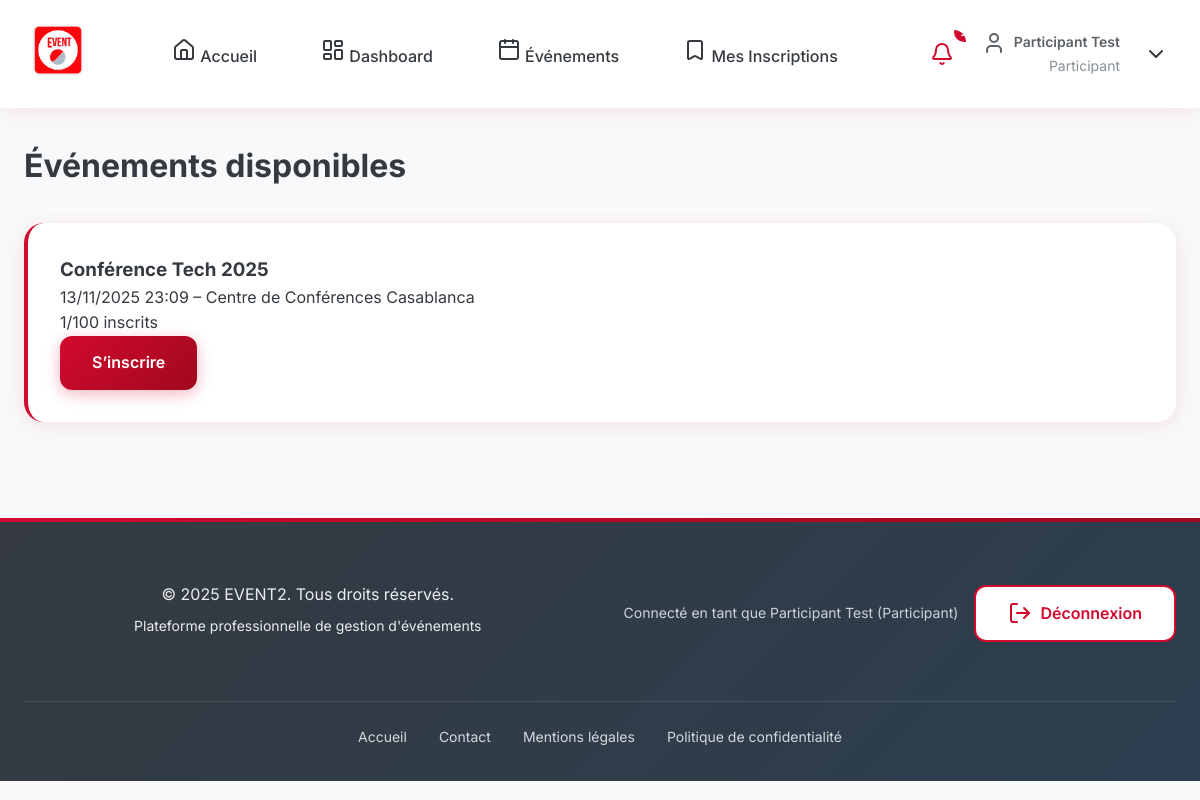
Screenshot of /participant/evenements.php (signed in) with the database file from the repository.
### tables this page shows
CREATE TABLE evenements (
    id INT PRIMARY KEY AUTO_INCREMENT,
    titre VARCHAR(255) NOT NULL,
    description TEXT,
    date_debut DATETIME NOT NULL,
    date_fin DATETIME,
    lieu VARCHAR(255),
    places_max INT,
    prix DECIMAL(10,2) DEFAULT 0.00,
    organisateur_id INT NOT NULL,
    statut ENUM('brouillon', 'en_attente', 'publie', 'actif', 'termine', 'annule') DEFAULT 'brouillon',
    date_creation DATETIME DEFAULT CURRENT_TIMESTAMP,
    organisateur_exclusif BOOLEAN DEFAULT TRUE
);

### participant/evenements.php (the view, shortened to what this page needs)
<?php
$db = Database::getInstance();
$stmt = $db->prepare("
    SELECT e.id, e.titre, e.date_debut, e.lieu, e.statut,
      (SELECT COUNT(*) FROM inscriptions i WHERE i.evenement_id = e.id) AS inscrits,
      e.places_max
    FROM evenements e
    WHERE e.statut = 'publie'
    ORDER BY e.date_debut
");
$stmt->execute();
$events = $stmt->fetchAll();
include '../includes/header.php';
?>
<main class="dashboard">
  <div class="container">
    <h1>Événements disponibles</h1>
    <?php if (empty($events)): ?>
      <p>Aucun événement publié pour le moment.</p>
    <?php else: ?>
      <div class="dashboard-grid">
        <?php foreach ($events as $e): ?>
          <div class="card">
            <h3><?= htmlspecialchars($e['titre']) ?></h3>
            <p><?= date('d/m/Y H:i', strtotime($e['date_debut'])) ?> – <?= htmlspecialchars($e['lieu']) ?></p>
            <p>
              <?= $e['inscrits'] ?>/<?= $e['places_max'] ?? '∞' ?> inscrits
            </p>
            <?php if ($e['inscrits'] < $e['places_max']): ?>
              <a href="inscriptions.php?event_id=<?= $e['id'] ?>"
                 class="btn btn-primary">S’inscrire</a>
            <?php else: ?>
              <button class="btn btn-secondary" disabled>Complet</button>
            <?php endif; ?>
          </div>
        <?php endforeach; ?>
      </div>
    <?php endif; ?>
  </div>
</main>
<?php include '../includes/footer.php'; ?>

### assets/css/style.css (style rules this page uses)
:root { --cerise-primary: #D20A2E; --cerise-dark: #A0081F; --cerise-light: #E63954; --white: #FFFFFF; --grey-light: #F8F9FA; --grey-medium: #6C757D; --grey-dark: #343A40; --shadow: rgba(210, 10, 46, 0.1); --gradient: linear-gradient(135deg, var(--cerise-primary) 0%, var(--cerise-dark) 100%); }
* { margin: 0; padding: 0; box-sizing: border-box; }
body { font-family: 'Inter', 'Segoe UI', Tahoma, Geneva, Verdana, sans-serif; line-height: 1.6; color: var(--grey-dark); background: var(--grey-light); font-size: 16px; }
.container { max-width: 1200px; margin: 0 auto; padding: 0 1.5rem; }
.btn { display: inline-flex; align-items: center; gap: 0.5rem; padding: 0.875rem 2rem; font-weight: 600; text-decoration: none; border-radius: 12px; transition: all 0.3s ease; cursor: pointer; border: none; font-size: 1rem; position: relative; overflow: hidden; }
.btn-primary { background: var(--gradient); color: var(--white); box-shadow: 0 4px 15px rgba(210, 10, 46, 0.3); }
.dashboard { padding: 2rem 0; }
.dashboard-grid { display: grid; grid-template-columns: repeat(auto-fit, minmax(300px, 1fr)); gap: 2rem; margin-top: 2rem; }
.card { background: var(--white); padding: 2rem; border-radius: 20px; box-shadow: 0 4px 20px var(--shadow); transition: transform 0.3s ease; border-left: 4px solid var(--cerise-primary); }
.card { position: relative; overflow: hidden; }
.card::before { content: ''; position: absolute; top: 0; left: -100%; width: 100%; height: 100%; background: linear-gradient(90deg, transparent, rgba(210, 10, 46, 0.05), transparent); transition: left 0.5s ease; }
.btn { position: relative; overflow: hidden; }
.btn::before { content: ''; position: absolute; top: 50%; left: 50%; width: 0; height: 0; background: rgba(255,255,255,0.2); border-radius: 50%; transform: translate(-50%, -50%); transition: width 0.3s ease, height 0.3s ease; }

### rows the page displays
evenements: titre "Conférence Tech 2025", date_debut "13/11/2025 23:09", lieu "Centre de Conférences Casablanca", inscrits "1", places_max "100"

### other values shown
$_SESSION['user_name'] "Participant Test"
$_SESSION['user_role'] "Participant"
